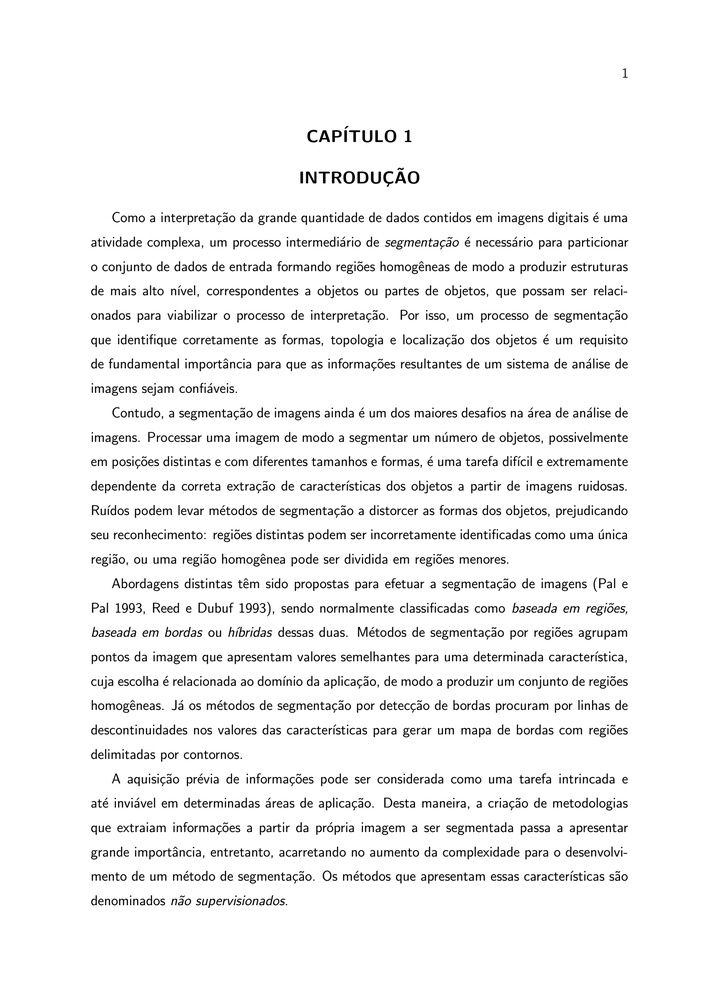
#> input picture tp1/src/dados/page1.jpg, 706 x 999 px, shrunk from 1844 x 2609 before the run
$ jupyter execute TP1_Yuri_Diego_Santos_Niitsuma_2011039023.ipynb   (shell and % lines are left out)   (Python 2 division)   (older library calls are emulated)
#> lines starting #> are read from the running program, lines starting #| are printed output that depends on the picture; after the words box and inside, x2 and y2 are one past the last pixel; in counts of white or black regions, pixels touching at a corner belong together
# DCC030 - Introdução a Computação Visual 2017/1
## Trabalho Prático 1 - Localização de palavras em texto

> Yuri Diego Santos Niitsuma
> 2011039023

[cell 1]
import os
import cv2
from matplotlib import pyplot as plt
import numpy as np
import time as t
print "OpenCV Version : %s " % cv2.__version__

Criação das pastas de exportação.

[cell 2]
#  for output images
export_path = './export/'
if export_path[-1] != '/':
    export_path += '/'

# create export dir
if not os.path.isdir(export_path):
    os.mkdir(export_path)

### Implementação

Algumas funções na classe para abstrair as operações.

- `open_image`: carregar o arquivo contendo a imagem.
- `threshold`: faz o processo de limiarização.
- `blur`: remove ruído e efetua a operação morfológica com a matriz de cruz
- `draw_rectangles`: encontra os pontos de interesse e desenha retângulos vermelhos na imagem de saída.
- `save`: salva o arquivo com as caixas identificadas na pasta de exportação, o arquivo txt contendo as coordenadas das caixas também é salvo no local.
- `show_output`, `show_img`, e `show_original_img`: mostram as imagens de saída, tratamento e a original respecticamente.

[cell 3]
class Image:
    """class Image for using in Jupyter with OpenCV 3.x.x"""
    name = str() # file name. ex: page1.jpg
    path_input = str() # input dir. ex: dados/
    path_output = str() # output data, if use save method
    color = str() # use 'black' or 'white' to detect points
    line_locations = list()
    img = None # image to do things
    img_original = None # original image
    img_output = None # output image with boxes

    def __init__(self, **kwargs):
        self.name = kwargs.get('name', 'input.jpg')
        self.path_input = kwargs.get('path_input', 'dados/')
        if len(self.path_input) > 0 and self.path_input[-1] != '/':
            self.path_input += '/'
        self.path_output = kwargs.get('path_output', 'export/')
        if len(self.path_output) > 0 and self.path_output[-1] != '/':
            self.path_output += '/'
        self.color = kwargs.get('color', 'black')

    def open_image(self): # Read image with opencv
        img_path = self.path_input + self.name
        self.img = cv2.imread(img_path)
        self.img_original = cv2.imread(img_path)
        if self.img is None:
            print('Arquivo não carregado, verifique se o nome do arquivo está correto')
            return False
        else:
            return True

    def threshold(self, div_value=180): # Convert to gray and make thresold of image
        # div_value: value between black and white
        img = self.img
        img_gray = cv2.cvtColor(img, cv2.COLOR_BGR2GRAY)
        dummy, mask = cv2.threshold(img_gray, div_value, 255, cv2.THRESH_BINARY)
        img_bitwiseand = cv2.bitwise_and(img_gray, img_gray, mask=mask)
        if self.color == 'black':
            dummy, new_img = cv2.threshold(img_bitwiseand, div_value, 255, cv2.THRESH_BINARY_INV)
            # new_img = cv2.adaptiveThreshold(img,255,cv2.ADAPTIVE_THRESH_GAUSSIAN_C, cv2.THRESH_BINARY,11,2)
        elif self.color == 'white':
            dummy, new_img = cv2.threshold(img_bitwiseand, div_value, 255, cv2.THRESH_BINARY)
        else:
            print('Set black or white in beginning of file')
            return None
        self.img = new_img
        return self.img

    def blur(self, dim_size_x = 12, dim_size_y = 10, num_iter = 1): # Remove noise and blur image
        # http://docs.opencv.org/3.0-beta/doc/py_tutorials/py_imgproc/py_morphological_ops/py_morphological_ops.html
        # TODO: Make a away to get a mean of space between chars

        kernel = cv2.getStructuringElement(cv2.MORPH_CROSS, (dim_size_x, dim_size_y))
        # array([[0, 0, 1, 0, 0],
        #    [0, 0, 1, 0, 0],
        #    [1, 1, 1, 1, 1],
        #    [0, 0, 1, 0, 0],
        #    [0, 0, 1, 0, 0]], dtype=uint8)

        self.img = cv2.dilate(self.img, kernel, iterations=num_iter)
        return self.img

    def draw_rectangles(self, w_max=15, h_max=15): # draw rectangles with boxes on detect pixels
        # for cv 3.x.x return 3 elements
        # cv 2.x.x return 2
        image, contours, hierarchy = cv2.findContours(self.img,cv2.RETR_EXTERNAL,cv2.CHAIN_APPROX_NONE)

        self.img_output = self.img_original.copy()

        self.line_locations = list()
        self.line_locations.append('x\t\ty\t\tw\t\th\n')

        count = 1
        for contour in contours:
            line = [x, y, w, h] = cv2.boundingRect(contour)

            if w < w_max and h < h_max: # false points?
                continue

            string = ''
            for value in line:
                string += str(value)
                string += '\t\t' if value < 1000 else '\t'
            string += '\n'

            self.line_locations.append(string)

            # draw rectangle around contour on original image
            cv2.rectangle(self.img_output, (x, y), (x + w, y + h), (255, 0, 0), 2)

            count = count + 1

        print('Get ' + str(count - 1) + ' box of interest')
        return self.img_output

    def save(self): # save on file
        text_file = open(self.path_output + self.name + '.txt', 'w')
        if text_file is not None:
            for line in self.line_locations:
                text_file.write(line)
            text_file.close()
        return cv2.imwrite(self.path_output + self.name, self.img_output)

    def print_on_notebook(self, x=20, y=20, img=None):
        plt.figure(figsize=(x,y))
        plt.imshow(img)
        plt.show()

    def show_output(self, x=20, y=20):
        self.print_on_notebook(x=x, y=y, img=self.img_output)

    def show_img(self, x=20, y=20):
        self.print_on_notebook(x=x, y=y, img=self.img)

    def show_original_img(self, x=20, y=20):
        self.print_on_notebook(x=x, y=y, img=self.img_original)

### Testes

Seguem testes nos arquivos **page1.jpg** e **page2.jpg**.

[cell 4]
img = Image(name='page1.jpg')
if not img.open_image():
#> in open_image, self.img is the input picture: shape (999, 706, 3); min 0, max 255, mean 241.6
    raise Exception('failed to open file')
img.threshold()
#> in threshold, `dummy, mask = cv2.threshold(img_gray, div_value, 255, cv2.THRESH_BINARY)`:
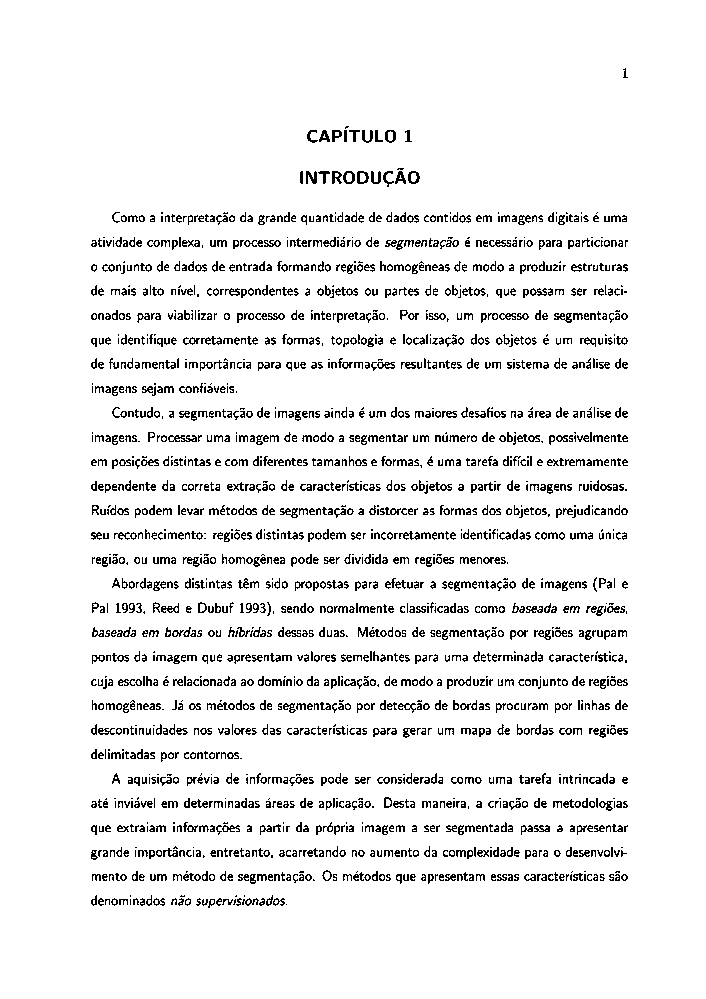
#> mask: shape (999, 706); 92.9% white; black in thin lines or dots, all inside (x1, y1, x2, y2) = (91, 68, 628, 908)
#> in threshold, `dummy, mask = cv2.threshold(img_gray, div_value, 255, cv2.THRESH_BINARY)`: dummy = 180
img.show_img()

[cell 5]
img.blur()
#> in blur, `self.img = cv2.dilate(self.img, kernel, iterations=num_iter)`:
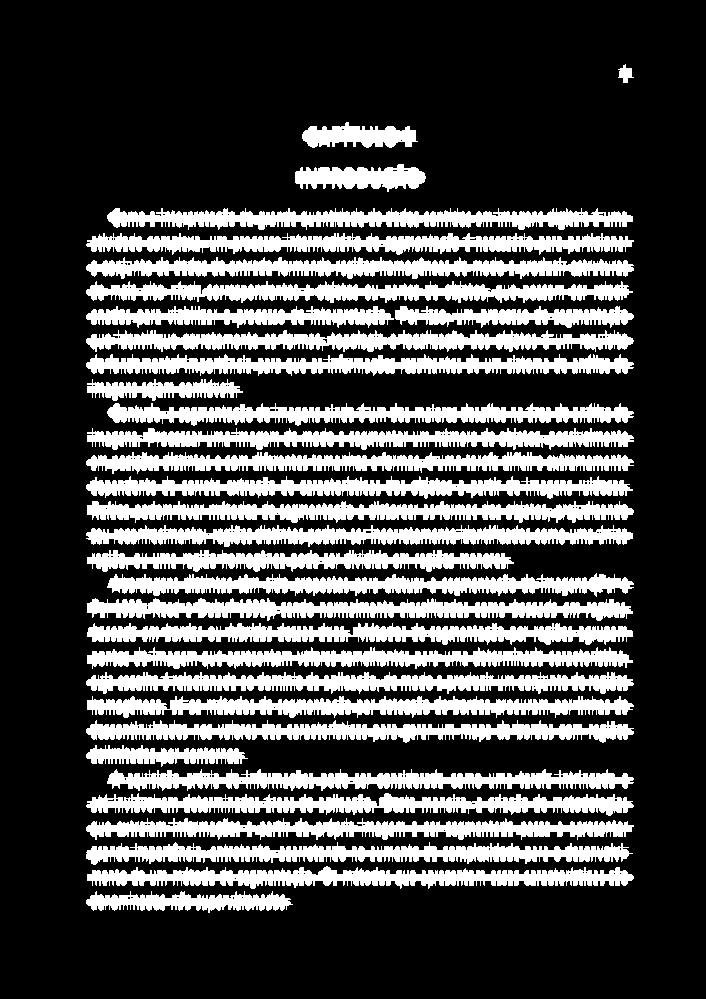
#> self.img: shape (999, 706); 28% white; 33 white regions
img.show_img()

[cell 6]
img.draw_rectangles()
#> in draw_rectangles, `image, contours, hierarchy = cv2.findContours(self.img,cv2.RETR_EXTERN..`: contours = 33 contours; largest, box (x1, y1, x2, y2) and area: (87, 598, 633, 621) 6577, (86, 672, 634, 694) 6454, (87, 623, 633, 645) 6450, (87, 501, 634, 523) 6436, (86, 257, 634, 279) 6413
#> the loop in draw_rectangles, `for contour in contours:` made 33 passes
#> (x, y, w, h) on passes 1 to 12: (86, 891, 207, 22), (87, 866, 547, 23), (86, 842, 547, 23), (86, 818, 548, 22), (86, 793, 548, 23), (107, 769, 527, 22), (86, 745, 162, 22), (86, 720, 548, 23), (87, 696, 547, 22), (86, 672, 548, 22), (87, 647, 546, 22), (87, 623, 546, 22)
#> after the loop in draw_rectangles, `for contour in contours:`:
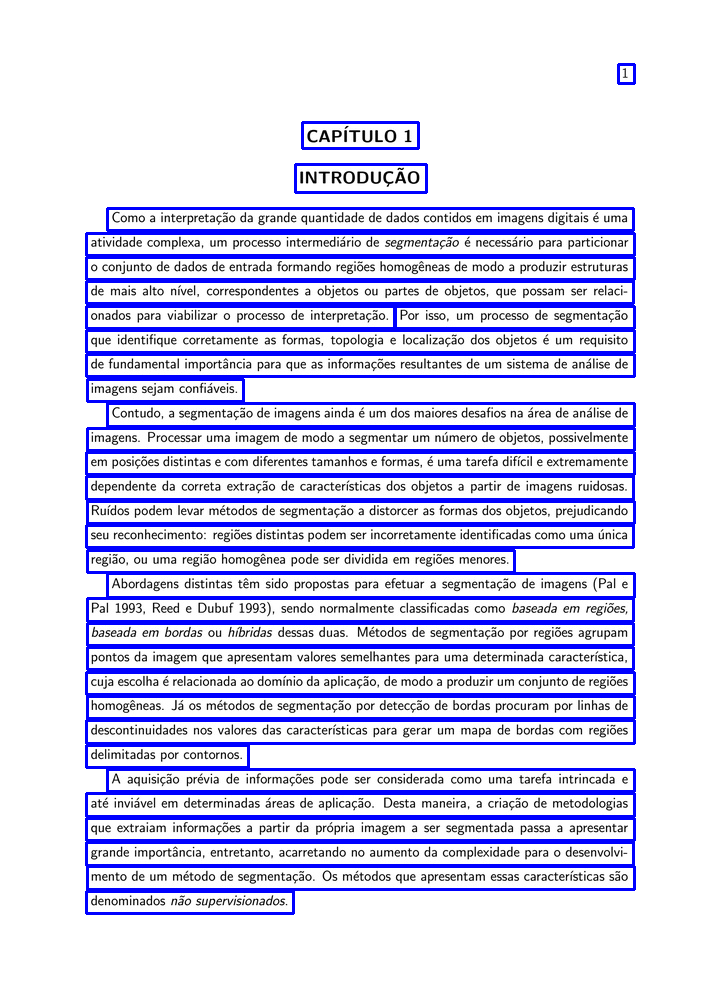
#> self.img_output: shape (999, 706, 3); 11.46% of pixels changed, all inside (x1, y1, x2, y2) = (85, 63, 636, 915)
#> after the loop in draw_rectangles, `for contour in contours:`: count = 34; self.line_locations = 34 items
#| Get 33 box of interest
img.show_output()

[cell 7]
img2 = Image(name='page2.jpg')
if not img2.open_image():
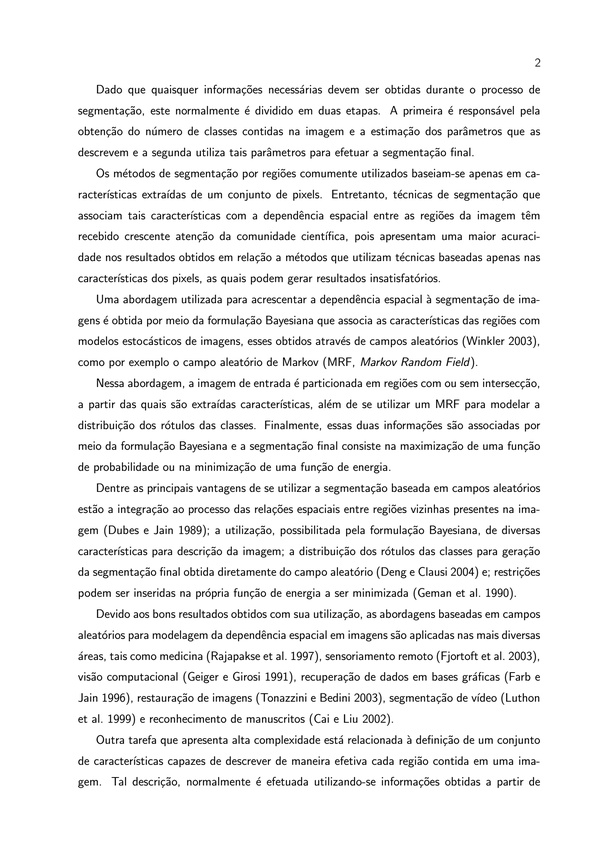
#> input picture tp1/src/dados/page2.jpg, 607 x 859 px, shrunk from 1586 x 2244 before the run
#> in open_image, self.img is the input picture: shape (859, 607, 3); min 0, max 255, mean 238.8
    raise Exception('failed to open file')
img2.threshold()
#> call 2 of threshold, with div_value = 180
#> in threshold (call 2), `dummy, mask = cv2.threshold(img_gray, div_value, 255, cv2.THRESH_BINARY)`:
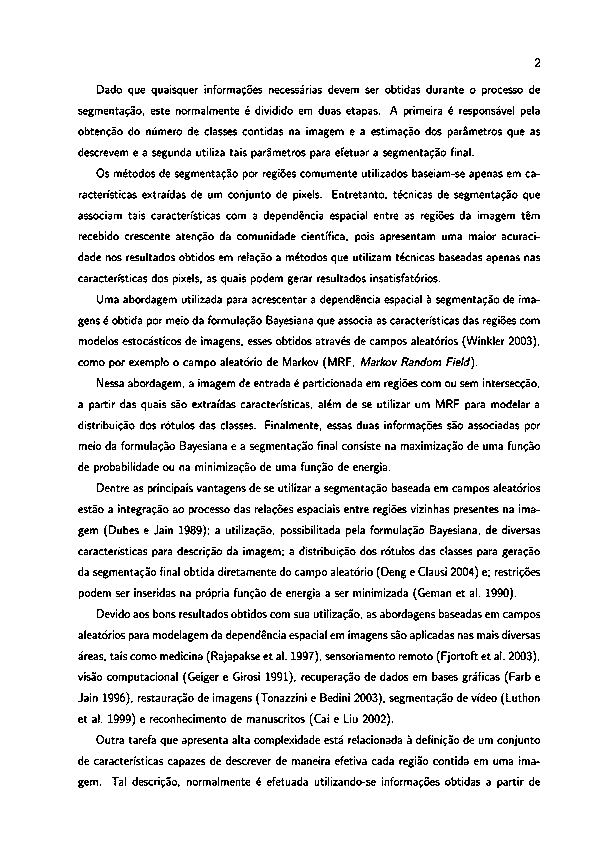
#> mask: shape (859, 607); 90.9% white; black in thin lines or dots, all inside (x1, y1, x2, y2) = (78, 58, 540, 788)
img2.show_img()

[cell 8]
img2.blur()
#> call 2 of blur, with dim_size_x = 12, dim_size_y = 10, num_iter = 1
#> in blur (call 2), `self.img = cv2.dilate(self.img, kernel, iterations=num_iter)`:
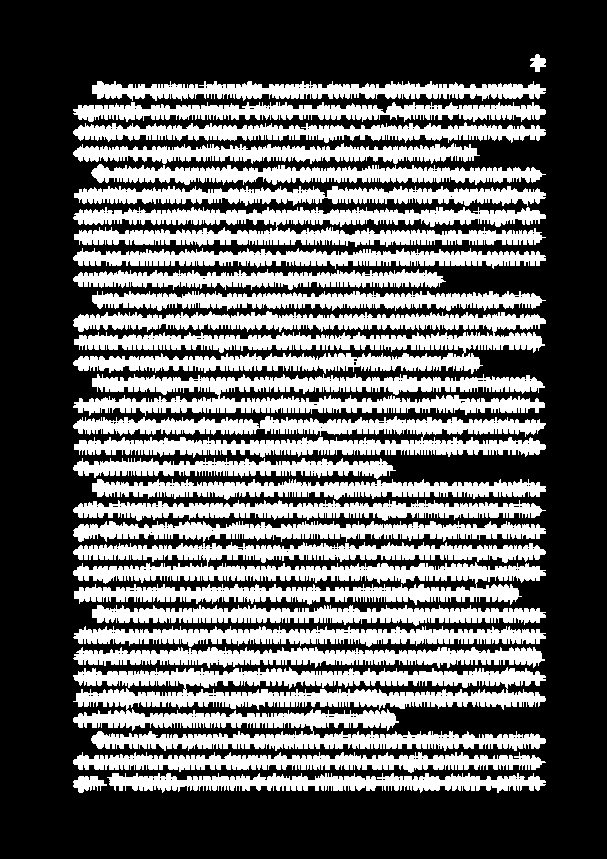
#> self.img: shape (859, 607); 37.1% white; 26 white regions
img2.show_img()

[cell 9]
img2.draw_rectangles()
#> call 2 of draw_rectangles, with w_max = 15, h_max = 15
#> in draw_rectangles (call 2), `image, contours, hierarchy = cv2.findContours(self.img,cv2.RETR_EXTERN..`: contours = 26 contours; largest, box (x1, y1, x2, y2) and area: (73, 667, 546, 751) 22258, (73, 542, 546, 605) 15232, (73, 311, 546, 374) 15049, (73, 416, 546, 458) 10174, (73, 207, 546, 247) 9770
#> the loop in draw_rectangles (call 2), `for contour in contours:` made 26 passes
#> (x, y, w, h) on passes 1 to 12: (73, 776, 34, 17), (107, 773, 439, 20), (73, 752, 473, 21), (73, 667, 473, 84), (73, 647, 472, 21), (73, 626, 473, 21), (92, 605, 454, 21), (73, 542, 473, 63), (73, 521, 473, 21), (73, 500, 473, 21), (92, 479, 454, 21), (73, 458, 323, 21)
#> after the loop in draw_rectangles (call 2), `for contour in contours:`:
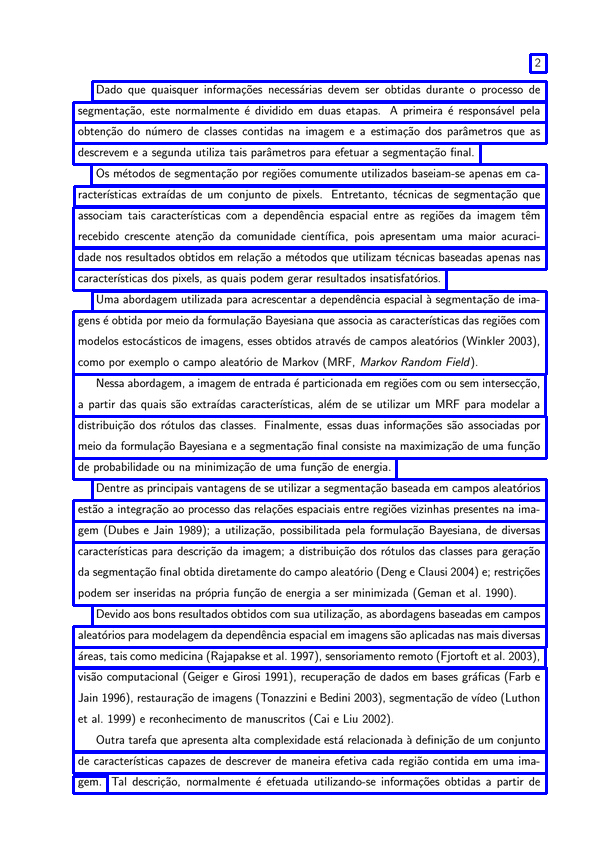
#> self.img_output: shape (859, 607, 3); 8.23% of pixels changed, all inside (x1, y1, x2, y2) = (72, 53, 548, 795)
#> after the loop in draw_rectangles (call 2), `for contour in contours:`: count = 27; self.line_locations = 27 items
#| Get 26 box of interest
img2.show_output()

### Exportar

Caso deseje salvar o arquivo, utilize o método `.save`. Por padrão será exportado pra pasta **export/**.
Arquivo **.txt**, contendo todas as coordenadas das caixas também é salvo nesta pasta.

[cell 10]
img.save()
#> the loop in save, `for line in self.line_locations:` made 34 passes
img2.save()
#> the loop in save (call 2), `for line in self.line_locations:` made 27 passes
